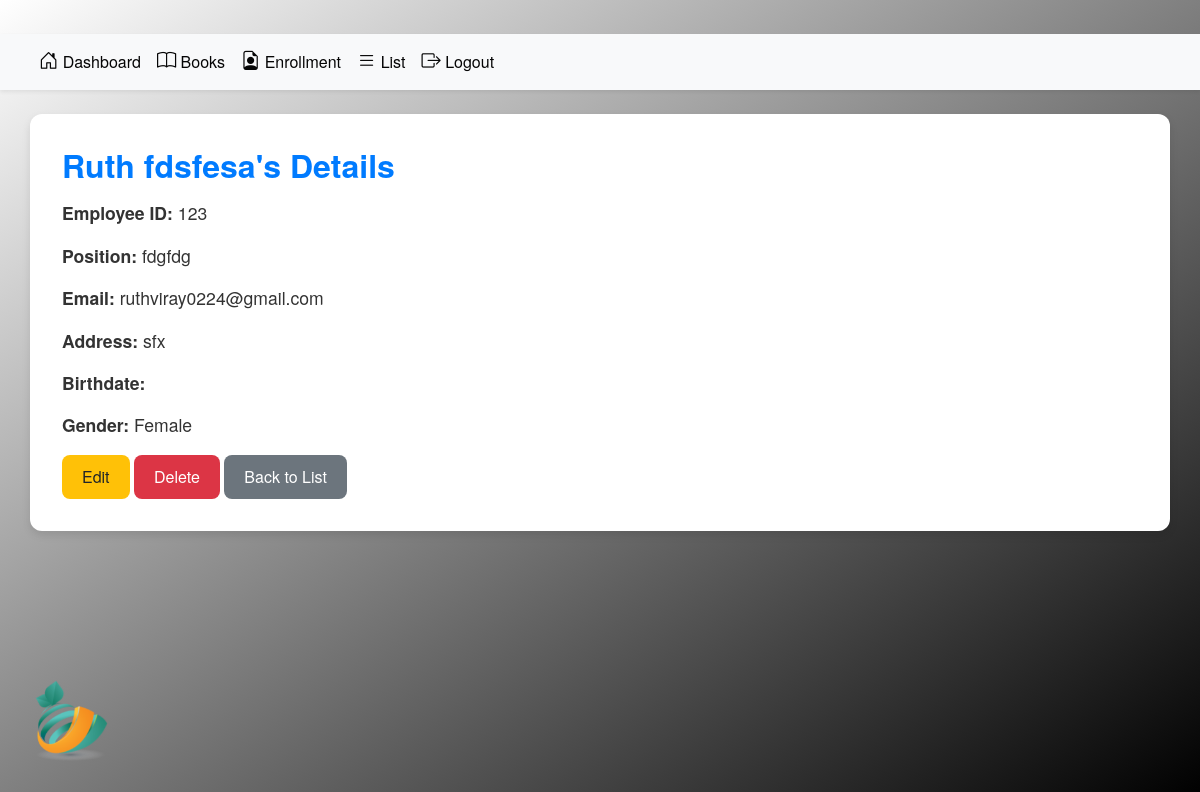
Page /personnel/3/ on the committed database.
### app/models.py (models this page shows, shortened)
class Personnel(models.Model):
    first_name = models.CharField(max_length=100)
    last_name = models.CharField(max_length=100)
    email = models.EmailField()
    position = models.CharField(max_length=100)
    employee_id = models.CharField(max_length=100)
    gender = models.CharField(max_length=50)
    age = models.IntegerField()
    address = models.TextField()

### app/views.py (the view)
# urls.py: path('personnel/<int:pk>/',  views.PersonnelDetailView.as_view(), name='personnel_detail'),
class PersonnelDetailView(DetailView):
    model = Personnel
    context_object_name = 'personnel'
    template_name = 'app/personnel_detail.html'

### app/templates/app/personnel_detail.html (shortened to what this page needs)
{% load static %}
{% block content %}
<head>
    <link href="https://cdn.jsdelivr.net/npm/bootstrap-icons/font/bootstrap-icons.css" rel="stylesheet">
    <link href="https://stackpath.bootstrapcdn.com/bootstrap/4.5.2/css/bootstrap.min.css" rel="stylesheet">
    <link href="{% static 'css/base.css' %}" rel="stylesheet">
</head>
<div class="text-center my-4">
    <img class="mylogo img-fluid" src="{% static 'images/logo.png' %}" alt="Logo">
</div>
{% include 'app/adminbar.html' %}
<div class="container mb-4">
    <h3 class="section-title text-primary mb-3">{{ personnel.first_name }} {{ personnel.last_name }}'s Details</h3>
    <p><strong>Employee ID:</strong> {{ personnel.employee_id }}</p>
    <p><strong>Position:</strong> {{ personnel.position }}</p>
    <p><strong>Email:</strong> {{ personnel.email }}</p>
    <p><strong>Address:</strong> {{ personnel.address }}</p>
    <p><strong>Birthdate:</strong> {{ personnel.birthdate }}</p>
    <p><strong>Gender:</strong> {{ personnel.gender }}</p>
    <a href="{% url 'personnel_update' personnel.id %}" class="btn btn-warning btn-sm">Edit</a>
    <a href="{% url 'personnel_delete' personnel.id %}" class="btn btn-danger btn-sm">Delete</a>
    <a href="{% url 'personnel' %}" class="btn btn-secondary btn-sm">Back to List</a>
</div>
{% endblock content %}

### static/css/base.css (style rules this page uses)
.section-title { color: #ffffff; font-weight: bold; font-size: 1.5rem; margin-bottom: 15px; }
.container { background-color: rgb(255, 255, 255); border-radius: 10px; box-shadow: 0 4px 10px rgba(255, 255, 255, 0.2); padding: 20px; margin-top: 20px; }
.mylogo { width: 100px; height: auto; position: fixed; bottom: 20px; left: 20px; z-index: 999; }
.btn { border-radius: 8px; }
.section-title { font-weight: 600; font-size: 1.5rem; color: navy; }
.btn { border-radius: 8px; font-weight: 500; }

### app/templates/app/personnel_detail.html (style rules this page uses)
.mylogo { max-width: 150px; margin-bottom: 1rem; }
.section-title { font-size: 2rem; color: #2a3d66; font-weight: bold; margin-bottom: 2rem; }
.container { padding: 2rem; background-color: #fff; border-radius: 12px; box-shadow: 0 4px 8px rgba(0, 0, 0, 0.1); }
.container p { font-size: 1.1rem; margin-bottom: 1rem; }
.btn { font-size: 1rem; padding: 10px 20px; border-radius: 8px; transition: all 0.3s ease; }
.btn-warning { background-color: #ffc107; border: none; }
.btn-danger { background-color: #dc3545; border: none; }
.btn-secondary { background-color: #6c757d; border: none; }

### rows in the picture
Personnel: first_name "Ruth", last_name "fdsfesa", employee_id "123", position "fdgfdg", email "ruthviray0224@gmail.com", address "sfx", gender "Female"
